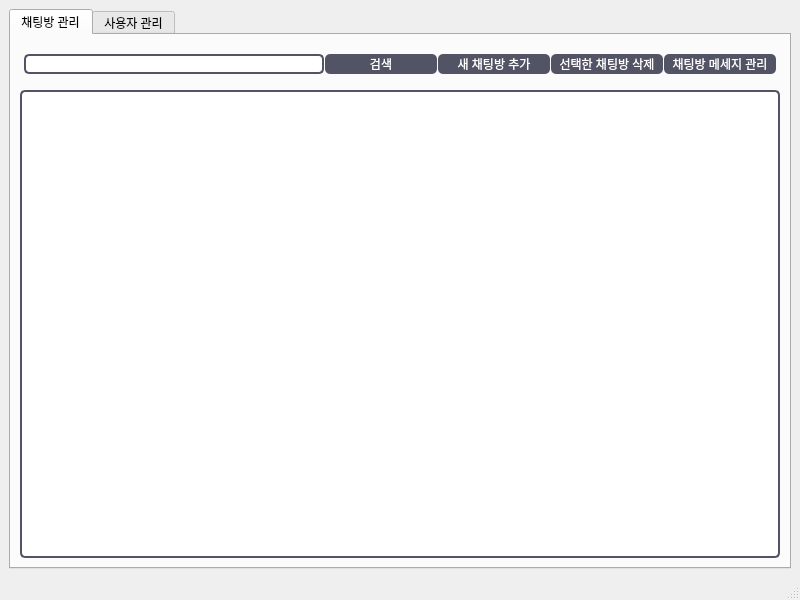
<?xml version="1.0" encoding="UTF-8"?>
<ui version="4.0">
 <class>MainWindow</class>
 <widget class="QMainWindow" name="MainWindow">
  <property name="geometry">
   <rect>
    <x>0</x>
    <y>0</y>
    <width>800</width>
    <height>600</height>
   </rect>
  </property>
  <property name="windowTitle">
   <string>메인 화면</string>
  </property>
  <widget class="QWidget" name="centralwidget">
   <layout class="QVBoxLayout" name="verticalLayout">
    <item>
     <widget class="QTabWidget" name="tabWidget">
      <property name="styleSheet">
       <string notr="true">/* 전체 탭 위젯 배경색 */
QTabWidget::pane {
   Background: rgb(234, 230, 224);
    border: 1px solid #535366;   /* SLATE 색상 */
    border-radius: 5px;
}

/* 탭 바 스타일 설정 (탭 버튼 영역) */
QTabBar::tab {
    background-color: #535366;   /* SLATE 색상 */
    color: #FFFFFF;              /* WHITE 텍스트 색상 */
    padding: 5px;
    border: 1px solid #535366;   /* 테두리 SLATE */
    border-top-left-radius: 4px;
    border-top-right-radius: 4px;
}

/* 선택된 탭 스타일 */
QTabBar::tab:selected {
    background-color: #535366;   /* CHARCOAL 색상 */
    color: #FFFFFF;              /* WHITE 텍스트 */
    font-weight: bold;           /* 선택된 탭 굵은 글씨 */
}

/* 비활성 탭 스타일 */
QTabBar::tab:!selected {
    background-color: #EAe6E0;   /* CANVAS 색상 */
    color: #535366;              /* SLATE 텍스트 */
}

/* 탭 바의 간격 조정 */
QTabBar::tab {
    margin-right: 2px;
}

/* 탭 내용의 배경 및 텍스트 색상 */
QTabWidget::pane &gt; QWidget {
  Background: rgb(234, 230, 224);  /* WHITE 색상 */
    color: #1C1C1C;              /* CHARCOAL 텍스트 색상 */
}
</string>
      </property>
      <property name="currentIndex">
       <number>0</number>
      </property>
      <widget class="QWidget" name="chatroom_tab">
       <attribute name="title">
        <string>채팅방 관리</string>
       </attribute>
       <layout class="QGridLayout" name="gridLayout_2">
        <item row="0" column="0">
         <layout class="QHBoxLayout" name="horizontalLayout" stretch="0,0,0,0,0">
          <property name="spacing">
           <number>1</number>
          </property>
          <property name="leftMargin">
           <number>4</number>
          </property>
          <property name="topMargin">
           <number>10</number>
          </property>
          <property name="rightMargin">
           <number>4</number>
          </property>
          <property name="bottomMargin">
           <number>10</number>
          </property>
          <item>
           <widget class="QLineEdit" name="chatlineEdit">
            <property name="maximumSize">
             <size>
              <width>300</width>
              <height>300</height>
             </size>
            </property>
            <property name="styleSheet">
             <string notr="true">background-color: #FFFFFF;
color: rgb(28, 28, 28);
border: 1.5px solid #535366;
border-radius: 5px; </string>
            </property>
           </widget>
          </item>
          <item>
           <widget class="QPushButton" name="searchButton">
            <property name="maximumSize">
             <size>
              <width>16777215</width>
              <height>300</height>
             </size>
            </property>
            <property name="styleSheet">
             <string notr="true">QPushButton { 
    background-color: #535366; 
    color: white; 
    border-radius: 5px; 
    }
 QPushButton:hover { 
    background-color: #555; 
    }
  QPushButton:pressed { 
    background-color: #777; 
    }</string>
            </property>
            <property name="text">
             <string>검색</string>
            </property>
           </widget>
          </item>
          <item>
           <widget class="QPushButton" name="addButton">
            <property name="maximumSize">
             <size>
              <width>16777215</width>
              <height>300</height>
             </size>
            </property>
            <property name="styleSheet">
             <string notr="true">QPushButton { 
    background-color: #535366; 
    color: white; 
    border-radius: 5px; 
    }
 QPushButton:hover { 
    background-color: #555; 
    }
  QPushButton:pressed { 
    background-color: #777; 
    }</string>
            </property>
            <property name="text">
             <string>새 채팅방 추가</string>
            </property>
           </widget>
          </item>
          <item>
           <widget class="QPushButton" name="deleteButton">
            <property name="maximumSize">
             <size>
              <width>16777215</width>
              <height>300</height>
             </size>
            </property>
            <property name="styleSheet">
             <string notr="true">QPushButton { 
    background-color: #535366; 
    color: white; 
    border-radius: 5px; 
    }
 QPushButton:hover { 
    background-color: #555; 
    }
  QPushButton:pressed { 
    background-color: #777; 
    }</string>
            </property>
            <property name="text">
             <string>선택한 채팅방 삭제</string>
            </property>
           </widget>
          </item>
          <item>
           <widget class="QPushButton" name="chatmanageButton">
            <property name="maximumSize">
             <size>
              <width>16777215</width>
              <height>300</height>
             </size>
            </property>
            <property name="styleSheet">
             <string notr="true">QPushButton { 
    background-color: #535366; 
    color: white; 
    border-radius: 5px; 
    }
 QPushButton:hover { 
    background-color: #555; 
    }
  QPushButton:pressed { 
    background-color: #777; 
    }</string>
            </property>
            <property name="text">
             <string>채팅방 메세지 관리</string>
            </property>
           </widget>
          </item>
         </layout>
        </item>
        <item row="1" column="0">
         <widget class="QTableView" name="chatTable">
          <property name="styleSheet">
           <string notr="true"> QTableView {
    background-color: rgb(255, 255, 255);  /* 테이블 셀 배경색 */
    color: rgb(28, 28, 28);                /* 테이블 셀 텍스트 색상 */
    border: 1.5px solid #535366;
    border-radius: 5px;
}

QTableView::item:selected {
    background-color: #D3D3D3;  /* 선택된 셀의 배경색 */
    color: black;               /* 선택된 셀의 텍스트 색상 */
}

QTableView::item {
    border: 1px solid #535366;  /* 셀 간 테두리 */
}

QHeaderView::section {
    background-color: #535366;  /* 헤더 배경색 */
    color: white;               /* 헤더 텍스트 색상 */
    border: 1px solid #535366;  /* 헤더 테두리 */
    font-weight: bold;          /* 헤더 글씨 굵게 */
}</string>
          </property>
         </widget>
        </item>
       </layout>
      </widget>
      <widget class="QWidget" name="user_tab">
       <attribute name="title">
        <string>사용자 관리</string>
       </attribute>
       <layout class="QGridLayout" name="gridLayout_3">
        <item row="0" column="0" rowspan="2">
         <layout class="QHBoxLayout" name="horizontalLayout_2">
          <property name="leftMargin">
           <number>4</number>
          </property>
          <property name="topMargin">
           <number>10</number>
          </property>
          <property name="rightMargin">
           <number>4</number>
          </property>
          <property name="bottomMargin">
           <number>10</number>
          </property>
          <item>
           <widget class="QLineEdit" name="userlineEdit">
            <property name="maximumSize">
             <size>
              <width>450</width>
              <height>300</height>
             </size>
            </property>
            <property name="styleSheet">
             <string notr="true">background-color: #FFFFFF;
color: rgb(28, 28, 28);
border: 1.5px solid #535366;
border-radius: 5px; 
</string>
            </property>
           </widget>
          </item>
          <item>
           <widget class="QPushButton" name="usersearchButton">
            <property name="maximumSize">
             <size>
              <width>16777215</width>
              <height>300</height>
             </size>
            </property>
            <property name="styleSheet">
             <string notr="true">QPushButton { 
    background-color: #535366; 
    color: white; 
    border-radius: 5px; 
    }
 QPushButton:hover { 
    background-color: #555; 
    }
  QPushButton:pressed { 
    background-color: #777; 
    }</string>
            </property>
            <property name="text">
             <string>검색</string>
            </property>
           </widget>
          </item>
          <item>
           <widget class="QPushButton" name="userdeleteButton">
            <property name="maximumSize">
             <size>
              <width>16777215</width>
              <height>300</height>
             </size>
            </property>
            <property name="styleSheet">
             <string notr="true">QPushButton { 
    background-color: #535366; 
    color: white; 
    border-radius: 5px; 
    }
 QPushButton:hover { 
    background-color: #555; 
    }
  QPushButton:pressed { 
    background-color: #777; 
    }</string>
            </property>
            <property name="text">
             <string>선택한 사용자 삭제</string>
            </property>
           </widget>
          </item>
         </layout>
        </item>
        <item row="2" column="0">
         <widget class="QTableView" name="userTable">
          <property name="styleSheet">
           <string notr="true">QTableView {
    background-color: rgb(255, 255, 255);  /* 테이블 셀 배경색 */
    color: rgb(28, 28, 28);                /* 테이블 셀 텍스트 색상 */
    border: 1.5px solid #535366;
    border-radius: 5px;
}

QTableView::item:selected {
    background-color: #D3D3D3;  /* 선택된 셀의 배경색 */
    color: black;               /* 선택된 셀의 텍스트 색상 */
}

QTableView::item {
    border: 1px solid #535366;  /* 셀 간 테두리 */
}

QHeaderView::section {
    background-color: #535366;  /* 헤더 배경색 */
    color: white;               /* 헤더 텍스트 색상 */
    border: 1px solid #535366;  /* 헤더 테두리 */
    font-weight: bold;          /* 헤더 글씨 굵게 */
}</string>
          </property>
         </widget>
        </item>
       </layout>
      </widget>
     </widget>
    </item>
   </layout>
  </widget>
  <widget class="QMenuBar" name="menubar">
   <property name="geometry">
    <rect>
     <x>0</x>
     <y>0</y>
     <width>800</width>
     <height>24</height>
    </rect>
   </property>
  </widget>
  <widget class="QStatusBar" name="statusbar"/>
 </widget>
 <resources/>
 <connections/>
</ui>
